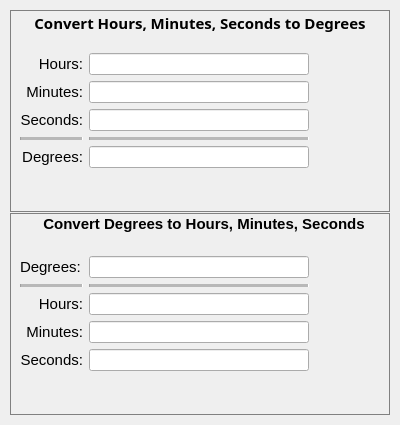
<?xml version="1.0" encoding="UTF-8"?>
<ui version="4.0">
 <class>MainWindow</class>
 <widget class="QMainWindow" name="MainWindow">
  <property name="geometry">
   <rect>
    <x>0</x>
    <y>0</y>
    <width>400</width>
    <height>425</height>
   </rect>
  </property>
  <property name="minimumSize">
   <size>
    <width>400</width>
    <height>425</height>
   </size>
  </property>
  <property name="windowTitle">
   <string>Converter</string>
  </property>
  <property name="animated">
   <bool>true</bool>
  </property>
  <widget class="QWidget" name="centralwidget">
   <layout class="QGridLayout" name="gridLayout">
    <item row="0" column="0">
     <widget class="QFrame" name="frame">
      <property name="frameShape">
       <enum>QFrame::NoFrame</enum>
      </property>
      <property name="frameShadow">
       <enum>QFrame::Raised</enum>
      </property>
      <property name="lineWidth">
       <number>1</number>
      </property>
      <layout class="QGridLayout" name="gridLayout_2">
       <property name="leftMargin">
        <number>1</number>
       </property>
       <property name="topMargin">
        <number>1</number>
       </property>
       <property name="rightMargin">
        <number>1</number>
       </property>
       <property name="bottomMargin">
        <number>1</number>
       </property>
       <property name="spacing">
        <number>1</number>
       </property>
       <item row="0" column="0">
        <widget class="QGroupBox" name="groupBox">
         <property name="font">
          <font>
           <family>Sans Serif</family>
           <pointsize>11</pointsize>
           <weight>75</weight>
           <italic>false</italic>
           <bold>true</bold>
           <underline>false</underline>
           <kerning>true</kerning>
          </font>
         </property>
         <property name="toolTip">
          <string>&lt;html&gt;&lt;head/&gt;&lt;body&gt;&lt;p&gt;Convert Hours, Minutes, Seconds to Degrees&lt;/p&gt;&lt;/body&gt;&lt;/html&gt;</string>
         </property>
         <property name="styleSheet">
          <string notr="true">QGroupBox {
    border: 1px solid gray;
	margin-top: 0.5em;
	
}




</string>
         </property>
         <property name="title">
          <string>Convert Hours, Minutes, Seconds to Degrees</string>
         </property>
         <property name="alignment">
          <set>Qt::AlignCenter</set>
         </property>
         <property name="flat">
          <bool>false</bool>
         </property>
         <layout class="QGridLayout" name="gridLayout_3">
          <item row="0" column="2">
           <spacer name="horizontalSpacer_2">
            <property name="orientation">
             <enum>Qt::Horizontal</enum>
            </property>
            <property name="sizeHint" stdset="0">
             <size>
              <width>40</width>
              <height>20</height>
             </size>
            </property>
           </spacer>
          </item>
          <item row="0" column="1">
           <layout class="QVBoxLayout" name="verticalLayout_2" stretch="0,0,0,0,0">
            <item>
             <widget class="QLineEdit" name="lineEdit">
              <property name="minimumSize">
               <size>
                <width>100</width>
                <height>0</height>
               </size>
              </property>
              <property name="acceptDrops">
               <bool>true</bool>
              </property>
              <property name="toolTip">
               <string>&lt;html&gt;&lt;head/&gt;&lt;body&gt;&lt;p&gt;&lt;br/&gt;&lt;/p&gt;&lt;/body&gt;&lt;/html&gt;</string>
              </property>
             </widget>
            </item>
            <item>
             <widget class="QLineEdit" name="lineEdit_2"/>
            </item>
            <item>
             <widget class="QLineEdit" name="lineEdit_3"/>
            </item>
            <item>
             <widget class="Line" name="line">
              <property name="minimumSize">
               <size>
                <width>220</width>
                <height>0</height>
               </size>
              </property>
              <property name="midLineWidth">
               <number>5</number>
              </property>
              <property name="orientation">
               <enum>Qt::Horizontal</enum>
              </property>
             </widget>
            </item>
            <item>
             <widget class="QLineEdit" name="lineEdit_4">
              <property name="frame">
               <bool>true</bool>
              </property>
              <property name="readOnly">
               <bool>true</bool>
              </property>
             </widget>
            </item>
           </layout>
          </item>
          <item row="0" column="0">
           <layout class="QVBoxLayout" name="verticalLayout">
            <item>
             <widget class="QLabel" name="label">
              <property name="font">
               <font>
                <pointsize>11</pointsize>
               </font>
              </property>
              <property name="text">
               <string>Hours:</string>
              </property>
              <property name="alignment">
               <set>Qt::AlignRight|Qt::AlignTrailing|Qt::AlignVCenter</set>
              </property>
             </widget>
            </item>
            <item>
             <widget class="QLabel" name="label_2">
              <property name="font">
               <font>
                <pointsize>11</pointsize>
               </font>
              </property>
              <property name="text">
               <string>Minutes:</string>
              </property>
              <property name="alignment">
               <set>Qt::AlignRight|Qt::AlignTrailing|Qt::AlignVCenter</set>
              </property>
             </widget>
            </item>
            <item>
             <widget class="QLabel" name="label_3">
              <property name="font">
               <font>
                <pointsize>11</pointsize>
               </font>
              </property>
              <property name="text">
               <string>Seconds:</string>
              </property>
              <property name="alignment">
               <set>Qt::AlignRight|Qt::AlignTrailing|Qt::AlignVCenter</set>
              </property>
             </widget>
            </item>
            <item>
             <widget class="Line" name="line_2">
              <property name="midLineWidth">
               <number>5</number>
              </property>
              <property name="orientation">
               <enum>Qt::Horizontal</enum>
              </property>
             </widget>
            </item>
            <item>
             <widget class="QLabel" name="label_4">
              <property name="font">
               <font>
                <pointsize>11</pointsize>
               </font>
              </property>
              <property name="text">
               <string>Degrees:</string>
              </property>
              <property name="alignment">
               <set>Qt::AlignRight|Qt::AlignTrailing|Qt::AlignVCenter</set>
              </property>
             </widget>
            </item>
           </layout>
          </item>
         </layout>
        </widget>
       </item>
       <item row="1" column="0">
        <widget class="QGroupBox" name="groupBox_2">
         <property name="font">
          <font>
           <pointsize>11</pointsize>
           <weight>75</weight>
           <italic>false</italic>
           <bold>true</bold>
           <kerning>true</kerning>
          </font>
         </property>
         <property name="toolTip">
          <string>Convert Degrees to Hours, Minutes, Seconds</string>
         </property>
         <property name="styleSheet">
          <string notr="true">QGroupBox {
    border: 1px solid gray;
	margin-top: 0.5em;

}</string>
         </property>
         <property name="title">
          <string>Convert Degrees to Hours, Minutes, Seconds</string>
         </property>
         <property name="alignment">
          <set>Qt::AlignCenter</set>
         </property>
         <layout class="QGridLayout" name="gridLayout_4">
          <item row="0" column="0">
           <layout class="QVBoxLayout" name="verticalLayout_3">
            <item>
             <widget class="QLabel" name="label_5">
              <property name="font">
               <font>
                <pointsize>11</pointsize>
               </font>
              </property>
              <property name="text">
               <string>Degrees:</string>
              </property>
             </widget>
            </item>
            <item>
             <widget class="Line" name="line_3">
              <property name="font">
               <font>
                <pointsize>9</pointsize>
                <weight>50</weight>
                <bold>false</bold>
               </font>
              </property>
              <property name="lineWidth">
               <number>1</number>
              </property>
              <property name="midLineWidth">
               <number>5</number>
              </property>
              <property name="orientation">
               <enum>Qt::Horizontal</enum>
              </property>
             </widget>
            </item>
            <item>
             <widget class="QLabel" name="label_6">
              <property name="font">
               <font>
                <pointsize>11</pointsize>
               </font>
              </property>
              <property name="layoutDirection">
               <enum>Qt::LeftToRight</enum>
              </property>
              <property name="text">
               <string>Hours:</string>
              </property>
              <property name="alignment">
               <set>Qt::AlignRight|Qt::AlignTrailing|Qt::AlignVCenter</set>
              </property>
             </widget>
            </item>
            <item>
             <widget class="QLabel" name="label_7">
              <property name="font">
               <font>
                <pointsize>11</pointsize>
               </font>
              </property>
              <property name="text">
               <string>Minutes:</string>
              </property>
              <property name="alignment">
               <set>Qt::AlignRight|Qt::AlignTrailing|Qt::AlignVCenter</set>
              </property>
             </widget>
            </item>
            <item>
             <widget class="QLabel" name="label_8">
              <property name="font">
               <font>
                <pointsize>11</pointsize>
               </font>
              </property>
              <property name="text">
               <string>Seconds:</string>
              </property>
              <property name="alignment">
               <set>Qt::AlignRight|Qt::AlignTrailing|Qt::AlignVCenter</set>
              </property>
             </widget>
            </item>
           </layout>
          </item>
          <item row="0" column="1">
           <layout class="QVBoxLayout" name="verticalLayout_4">
            <item>
             <widget class="QLineEdit" name="lineEdit_5"/>
            </item>
            <item>
             <widget class="Line" name="line_4">
              <property name="minimumSize">
               <size>
                <width>220</width>
                <height>0</height>
               </size>
              </property>
              <property name="midLineWidth">
               <number>5</number>
              </property>
              <property name="orientation">
               <enum>Qt::Horizontal</enum>
              </property>
             </widget>
            </item>
            <item>
             <widget class="QLineEdit" name="lineEdit_6">
              <property name="text">
               <string/>
              </property>
             </widget>
            </item>
            <item>
             <widget class="QLineEdit" name="lineEdit_7"/>
            </item>
            <item>
             <widget class="QLineEdit" name="lineEdit_8">
              <property name="readOnly">
               <bool>true</bool>
              </property>
             </widget>
            </item>
           </layout>
          </item>
          <item row="0" column="2">
           <spacer name="horizontalSpacer">
            <property name="orientation">
             <enum>Qt::Horizontal</enum>
            </property>
            <property name="sizeHint" stdset="0">
             <size>
              <width>40</width>
              <height>20</height>
             </size>
            </property>
           </spacer>
          </item>
         </layout>
        </widget>
       </item>
      </layout>
     </widget>
    </item>
   </layout>
  </widget>
 </widget>
 <resources/>
 <connections/>
</ui>
